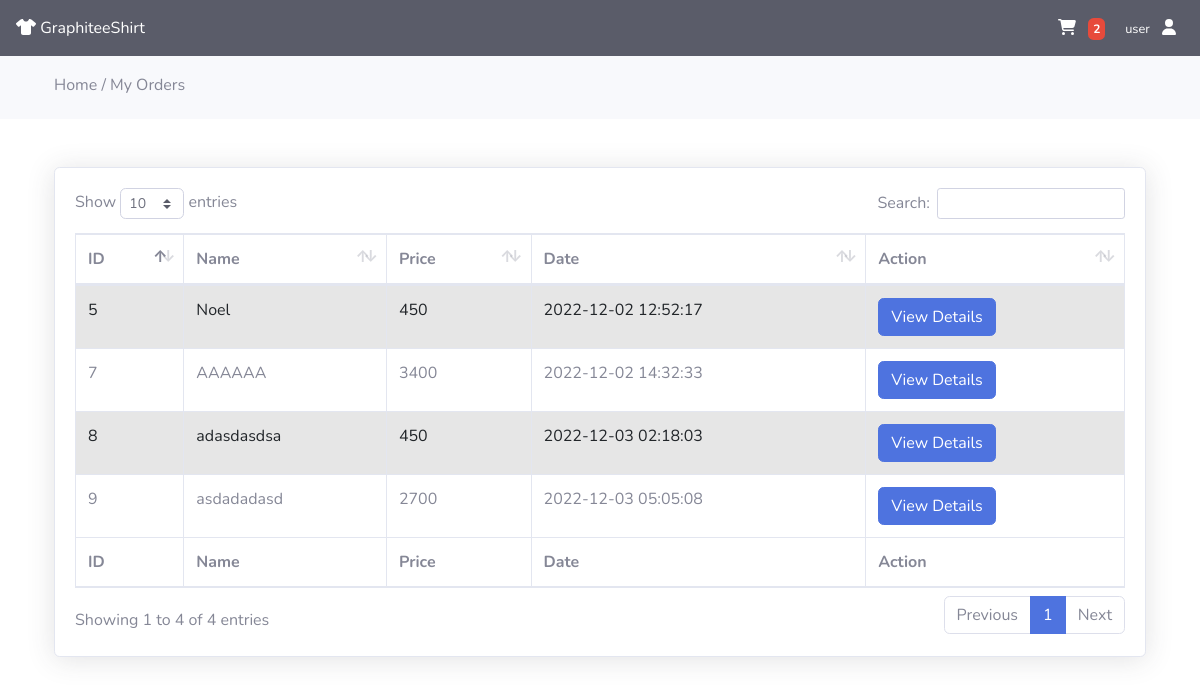
Before: /my-orders.php (signed in) with the older database file.
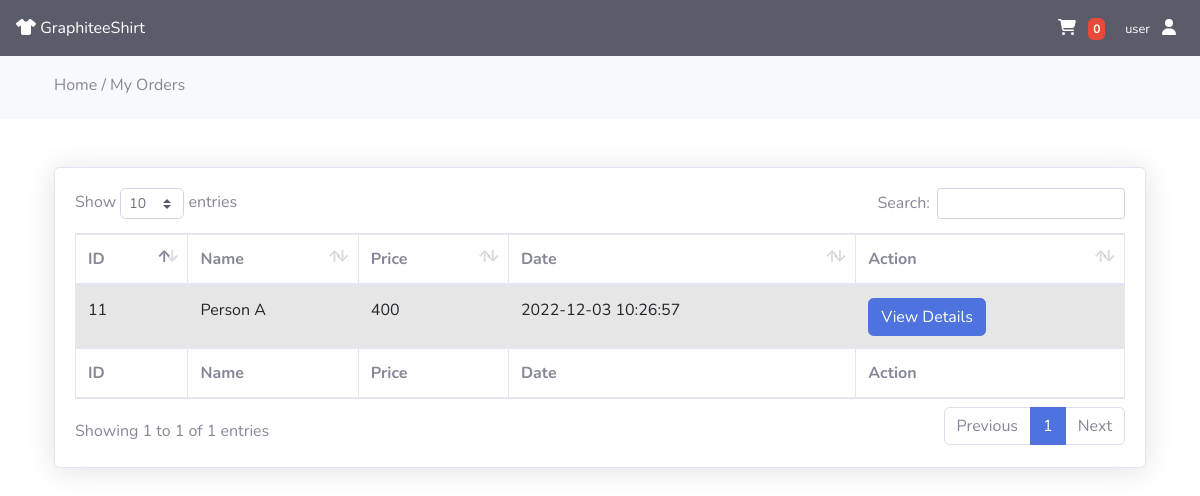
After: the same page with the newer database file.
### tables this page shows
CREATE TABLE `orders` (
  `id` int(11) NOT NULL,
  `tracking_id` varchar(255) NOT NULL,
  `user_id` int(255) NOT NULL,
  `name` varchar(255) NOT NULL,
  `email` varchar(255) NOT NULL,
  `phone` varchar(255) NOT NULL,
  `address` mediumtext NOT NULL,
  `pincode` int(255) NOT NULL,
  `total_price` int(255) NOT NULL,
  `payment_mode` varchar(255) NOT NULL,
  `payment_id` varchar(255) DEFAULT NULL,
  `status` tinyint(4) NOT NULL DEFAULT 0,
  `comments` varchar(255) DEFAULT NULL,
  `proof_of_payment` varchar(250) DEFAULT NULL,
  `created_at` timestamp NOT NULL DEFAULT current_timestamp()
);

### classes/connectiondb.php (called while the page is built, shortened)
<?php
class connection
{
    protected function connect()
    {
        try {
            $servername = "localhost";
            $username = "root";
            $password = "";
            $conn = new PDO("mysql:host=$servername;dbname=ooplogin", $username, $password);
            $conn->setAttribute(PDO::ATTR_ERRMODE, PDO::ERRMODE_EXCEPTION);
            return $conn;
        } catch (PDOException $e) {
            echo "Connection failed: " . $e->getMessage();
            die();
        }
    }
}

### classes/viewproductModel.php (called while the page is built, shortened)
<?php
class viewproducts extends connection
{
    function cartCount($user_id)
    {
        $sql = "SELECT * FROM carts WHERE user_id=$user_id";
        $stmt = $this->connect()->prepare($sql);
        $stmt->execute();
        $count = $stmt->rowCount();
        return $count;
    }
    function getOrders($user_id)
    {
        $sql = "SELECT * FROM orders WHERE user_id ='$user_id' ORDER BY id DESC";
        $stmt = $this->connect()->prepare($sql);
        $stmt->execute();
        return $stmt;
    }
}

### my-orders.php (the view, shortened to what the changed rows need)
<?php
if (!isset($_SESSION["userid"])) {
    $style = "style='display:none;'";
    $toggle = "";
} else {
    $style = "style='display:inline;'";
    include "classes/connectiondb.php";
    include "classes/viewproductModel.php";
    $count = new viewproducts();
    $cartCount = $count->cartCount($_SESSION["userid"]);
}
?>
<!DOCTYPE html>
<html lang="en">
<head>
    <link href="https://cdn.jsdelivr.net/npm/bootstrap@5.2.0/dist/css/bootstrap.min.css" rel="stylesheet">
    <link href="vendors/fontawesome-free/css/all.min.css" rel="stylesheet" type="text/css">
    <link href="dashboard/css/sb-admin-2.min.css" rel="stylesheet">
    <link href="vendors/datatables/dataTables.bootstrap4.min.css" rel="stylesheet">
    <link rel="stylesheet" href="https://cdnjs.cloudflare.com/ajax/libs/font-awesome/6.1.2/css/all.min.css">
    <link rel="stylesheet" href="//cdn.jsdelivr.net/npm/alertifyjs@1.13.1/build/css/alertify.min.css" />
</head>
<body>
    <nav class="navbar navbar-expand navbar-light bg-dark static-top ">
        <ul class="navbar-nav ml-auto">
            <li class="nav-item dropdown no-arrow mx-1">
                <a class="nav-link dropdown-toggle" href="cart.php" id="messagesDropdown" role="button" aria-haspopup="true" aria-expanded="false">
                    <i class="fa fa-shopping-cart me-2 text-white" <?php echo $style; ?>></i>
                    <span class="badge badge-danger badge-counter" <?php echo $style; ?>><?php echo $cartCount; ?></span>
                </a>
            </li>
        </ul>
    </nav>
    <div class="row">
        <div class="py-5">
            <div class="container">
                <div class="card card-body shadow">
                    <div class="row">
                        <div class="col-md-12">
                            <table id="dataTable" class="table table-bordered table-striped" style="width:100%">
                                <thead class="">
                                    <tr>
                                        <th>ID</th>
                                        <th>Name</th>
                                        <th>Price</th>
                                        <th>Date</th>
                                        <th>Action</th>
                                    </tr>
                                </thead>
                                <tbody>
                                    <?php
                                    $user_id = $_SESSION["userid"];
                                    $order = new viewproducts();
                                    $orderData = $order->getOrders($user_id);
                                    if ($orderData->rowCount() > 0) {
                                        foreach ($orderData as $items) {
                                    ?>
                                            <tr>
                                                <td> <?= $items['id']; ?> </td>
                                                <td> <?= $items['name']; ?> </td>
                                                <td> <?= $items['total_price']; ?> </td>
                                                <td> <?= $items['created_at']; ?> </td>
                                                <td>
                                                    <a href="view-order.php?t=<?= $items['tracking_id']; ?> " class="btn btn-primary "> View Details </a>
                                                </td>
                                            </tr>
                                        <?php
                                        }
                                    } else {
                                        ?>
                                    <?php
                                    }
                                    ?>
                                </tbody>
                                <tfoot>
                                    <tr>
                                        <th>ID</th>
                                        <th>Name</th>
                                        <th>Price</th>
                                        <th>Date</th>
                                        <th>Action</th>
                                    </tr>
                                </tfoot>
                            </table>
                        </div>
                    </div>
                </div>
            </div>
        </div>
</body>
</html>

Changed rows visible on the page:
removed orders: id "9", name "asdadadasd", total_price "2700", created_at "2022-12-03 05:05:08"
removed orders: id "8", name "adasdasdsa", total_price "450", created_at "2022-12-03 02:18:03"
removed orders: id "7", name "AAAAAA", total_price "3400", created_at "2022-12-02 14:32:33"
removed orders: id "5", name "Noel", total_price "450", created_at "2022-12-02 12:52:17"
added orders: id "11", name "Person A", total_price "400", created_at "2022-12-03 10:26:57"
Other visible differences:
$cartCount: "2" → "0"
text written by a page script: "Show entries Search: Showing 1 to 4 of 4 entries Previous 1 Next" → "Show entries Search: Showing 1 to 1 of 1 entries Previous 1 Next"
